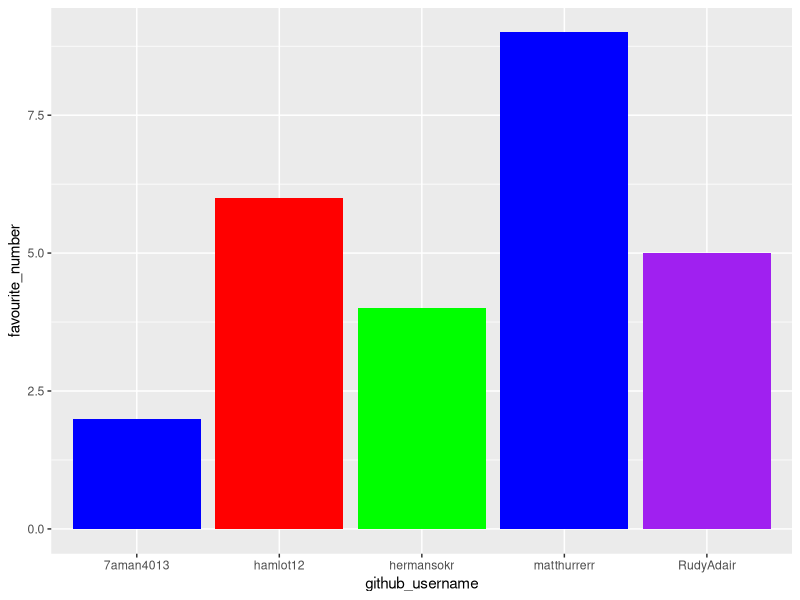
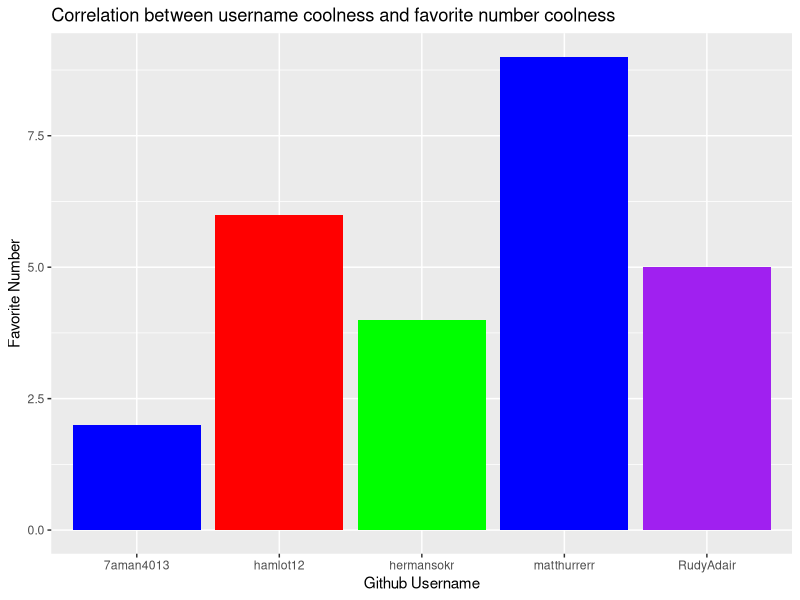
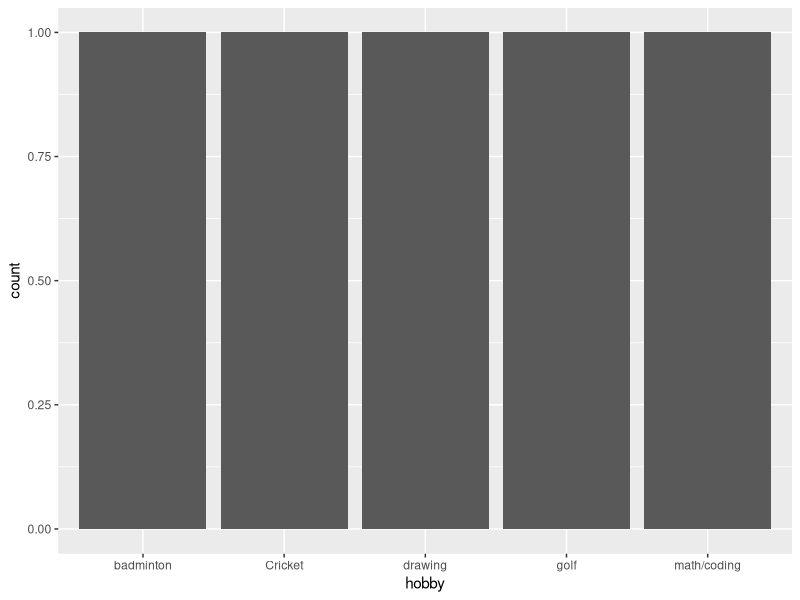

R code for these plots, in order:
## ---- chunk 1
library(tidyverse) 
## ---- chunk 2
team_data <- tibble(
  name = c("Herman", "Abdulrahman", "Rudy", 
           "Matt", "Hamish"),
  github_username = c("hermansokr", "7aman4013", "RudyAdair", 
                      "matthurrerr", "hamlot12"), 
  colour = c("green", "blue", "purple", 
             "blue", "red"),
  hobby = c("drawing", "math/coding", "Cricket", 
            "badminton", "golf"),
  favourite_number = c(sample(10,size=1), 2, 5, 9, 6)
  )

team_data
## ---- chunk 3
p1 <- ggplot(data = team_data, 
             mapping = aes(x = github_username, 
                           y = favourite_number,
                           fill = colour), 
             ) +
   geom_col() +
   scale_fill_identity()
p1
## ---- chunk 4
p1 + labs(x = "Github Username", 
          y = "Favorite Number",
          title = "Correlation between username coolness and favorite number coolness")
## ---- chunk 5
p2 <- ggplot(team_data, aes(x = hobby)) +
  geom_bar()
p2
